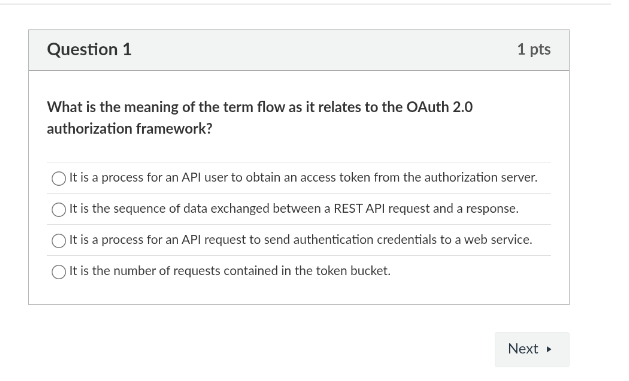
#> input picture assets/samples/sample_question.png, 629 x 381 px
$ python -i detector.py   (imports and definitions only)
#> lines starting #> are read from the running program, lines starting #| are printed output that depends on the picture
"""
Real-time screen change and scene transition detector.
Prevents duplicate API calls by calculating perceptual differences between frames.
"""

from __future__ import annotations
from typing import Optional
from PIL import Image, ImageChops, ImageStat


class ScreenChangeDetector:
    """Detects whether screen content inside the scan region has significantly changed."""

    def __init__(
        self,
        threshold: float = 4.0,
        sample_size: tuple[int, int] = (64, 64),
        scroll_match_threshold: float = 3.5,
        max_scroll_fraction: float = 0.40,
    ):
        self.threshold = threshold
        self.sample_size = sample_size
        self.scroll_match_threshold = scroll_match_threshold
        self.max_scroll_fraction = max_scroll_fraction
        self._last_thumbnail: Optional[Image.Image] = None

    @property
    def has_reference(self) -> bool:
        return self._last_thumbnail is not None

    def _to_thumbnail(self, image: Image.Image) -> Image.Image:
        """Converts an image to a normalized grayscale thumbnail for fast comparison."""
        return image.convert("L").resize(self.sample_size, Image.Resampling.BILINEAR)

    # [28 lines left out: functions calculate_difference, _overlap_difference, not called in this run]

    def classify_change(self, image: Image.Image) -> tuple[str, float]:
        """Classify a frame as ``same``, vertical ``scroll``, or ``changed``.

        A browser scroll moves most question pixels vertically while preserving
        their appearance. Matching the overlapping content at several offsets
        suppresses redundant AI calls without needing OCR or another API turn.
        """
        current = self._to_thumbnail(image)
        if self._last_thumbnail is None:
            return "changed", 255.0

        raw_difference = ImageStat.Stat(
            ImageChops.difference(self._last_thumbnail, current)
        ).mean[0]
        if raw_difference < self.threshold:
            return "same", raw_difference

        height = current.height
        max_shift = max(2, int(height * self.max_scroll_fraction))
        best_aligned = 255.0
        best_shift = 0
        for shift in range(-max_shift, max_shift + 1):
            if abs(shift) < 2:
                continue
            score = self._overlap_difference(self._last_thumbnail, current, shift)
            if score < best_aligned:
                best_aligned = score
                best_shift = shift
                if score == 0.0:
                    break  # No remaining offset can improve a perfect match.

        if best_shift and best_aligned <= self.scroll_match_threshold:
            return "scroll", best_aligned
        return "changed", raw_difference

    def update_reference(self, image: Image.Image) -> None:
        """Updates the baseline reference frame."""
        self._last_thumbnail = self._to_thumbnail(image)

    # [16 lines left out: function has_changed, not called in this run]

    def reset(self) -> None:
        """Resets stored reference image."""
        self._last_thumbnail = None

>>> from PIL import Image
>>> picture = Image.open('../../../assets/samples/sample_question.png')
#> picture is the input picture: PIL image 629x381 RGBA; mean R, G, B, A 247.3, 247.5, 247.5, 255
>>> result = ScreenChangeDetector().classify_change(picture)
#> in _to_thumbnail, `return image.convert("L").resize(self.sample_size, Image.Resampling.BI..`:
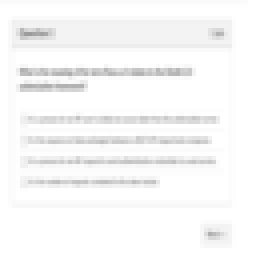
#> returned value: PIL image 64x64 L (shown 4 times larger); min 155, max 255, mean 247.3
#> result = ('changed', 255)
